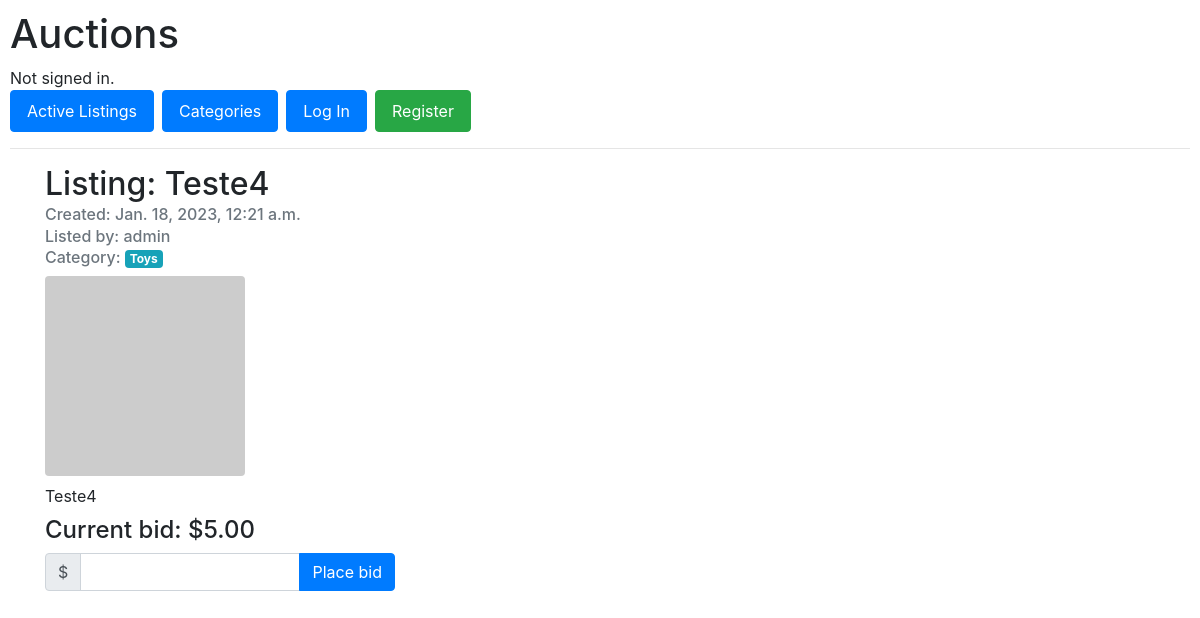
The page /listing/6/ on the database as committed earlier.
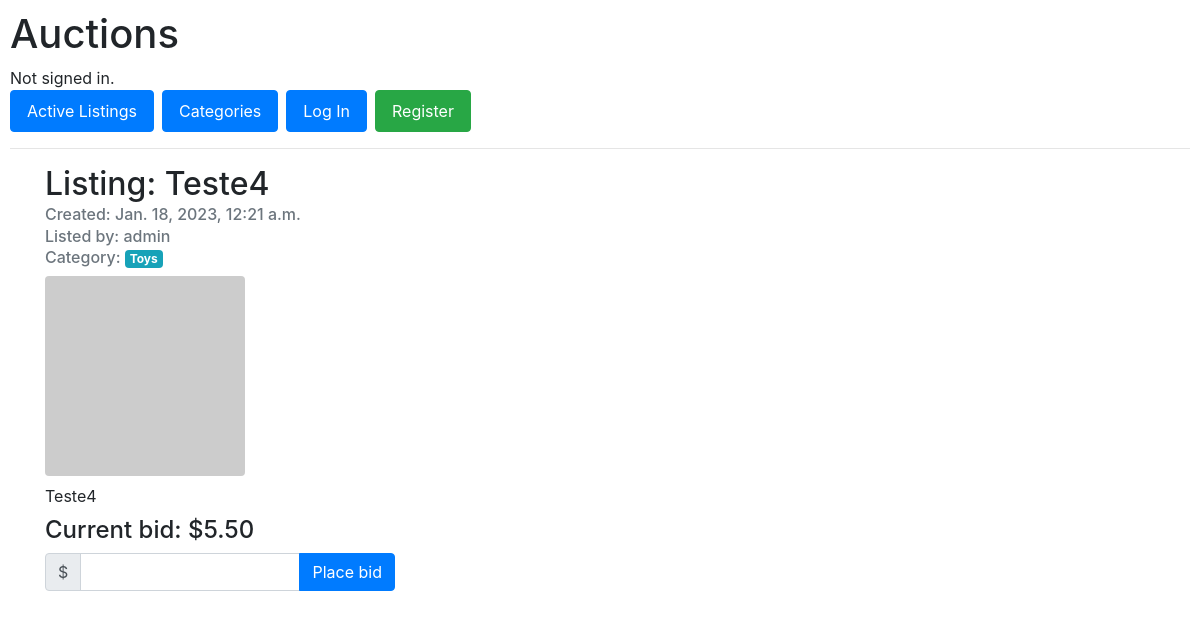
The same page on the database as committed later.
### auctions/models.py (models this page shows, shortened)
class Bid(models.Model):
    user = models.ForeignKey(to=User, on_delete=models.PROTECT)
    listing = models.ForeignKey(to=Listing, on_delete=models.CASCADE)
    date = models.DateTimeField(auto_now_add=True)
    value = models.DecimalField(max_digits=20, decimal_places=2)

class Listing(models.Model):
    user = models.ForeignKey(to=User, on_delete=models.PROTECT)
    title = models.CharField(max_length=50)
    description = models.TextField()
    category = models.ForeignKey(to=Category, on_delete=models.PROTECT, blank=True, null=True)
    image = models.URLField(blank=True, null=True)
    starting_price = models.DecimalField(max_digits=20, decimal_places=2)
    date_created = models.DateTimeField(auto_now_add=True)
    is_active = models.BooleanField(default=True)

### auctions/views.py (the view, shortened to what this page needs)
# urls.py: path("listing/<int:listing_id>/", views.listing_detail, name="listing_detail"),
def listing_detail(request, listing_id):
    context = {}
    user = request.user
    listing = get_object_or_404(Listing, pk=listing_id)
    best_bid = Bid.objects.filter(listing=listing_id).order_by('value').last()
    context["listing"] = listing
    context["best_bid"] = best_bid
    return render(request, "auctions/listing_detail.html", context=context)

### auctions/models.py (called while the page is built)
    def __str__(self) -> str:
        return self.name

### auctions/templates/auctions/listing_detail.html (shortened to what this page needs)
{% extends 'auctions/layout.html' %}
{% block body %}
    <div class="container">
        <div class="row">
            <div class="col">
                <h2>Listing: {{ listing.title }}</h2>
                <h6 class="card-subtitle mb-2 text-muted">Created: {{ listing.date_created }}</h6>
                <h6 class="card-subtitle mb-2 text-muted">Listed by: {{ listing.user }}</h6>
                <h6 class="card-subtitle mb-2 text-muted">Category: <span class="badge badge-info">{{ listing.category }}</span></h6>
            </div>
        </div>
        <div class="row">
            <div class="col d-flex justify-content-start">
                <img src="{{ listing.image|default:'https://dummyimage.com/200x200/404040/ffffff.jpg&text=No+Image' }}" style="width: 200px; height: 200px;" class="rounded" alt="Teste">
            </div>
        </div>
        <div class="row">
            <div class="col">
                <p class="mt-2 mb-2">{{ listing.description }}</p>
            </div>
        </div>
        <div class="row">
            <div class="col">
                <h4>Current bid: ${{ best_bid.value|default:listing.starting_price|floatformat:2 }}</h4>{% if best_bid.user == user %}<small>Your bid is the current bid.</small>{% endif %}
            </div>
        </div>
        {% if listing.is_active %}
        <div class="row">
            <div class="col-4">
                <form action="{% url 'listing_detail' listing.id %}" method="post">
                    <div class="form-group ">
                        <div class="input-group">
                            <div class="input-group-prepend">
                                <span class="input-group-text">$</span>
                            </div>
                            <input type="text" class="form-control{% if bid_error %} is-invalid{% endif %}" name="bid" id="id_bid" required>
                            <div class="input-group-append">
                                <button class="btn btn-primary" type="submit">Place bid</button>
                            </div>
                        </div>
                    </div>
                </form>
            </div>
        </div>
        {% endif %}
    </div>
{% endblock body %}

Rows that differ between the two databases and show on the page:
no longer on this page (row unchanged): Bid: value "5.00"
added Bid: value "5.50"
